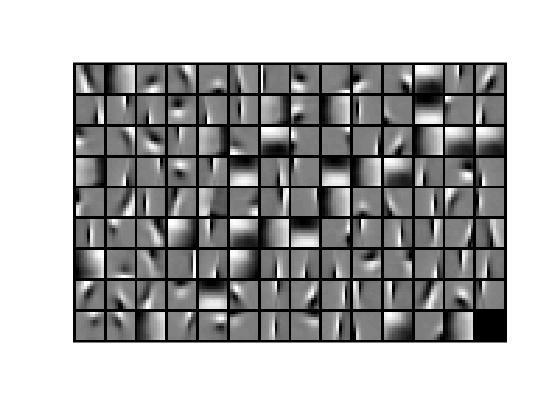
%> input picture TestAndPrint/h125_i700.bmp, 560 x 420 px
$ octave --eval "result = getROI(imread('../TestAndPrint/h125_i700.bmp'));"   (GNU Octave 9; MATLAB toolbox functions it lacks are replaced by stand-ins)
%> lines starting %> are read from the running program, lines starting %| are printed output that depends on the picture; in (x1, y1, x2, y2) boxes, pixels count from 0 and x2, y2 are one past the last pixel; in counts of white or black regions, pixels touching at a corner belong together; the program's own positions count from 1
function [ roiimg ] = getROI( img )
%GETROI getROI of the picture
%   Detailed explanation goes here
[height,width] = size(img);
%> height = 420; width = 1680
if (size(img,3)==3)
    img = rgb2gray(img);
end
edgeimg = edge(img,'roberts');
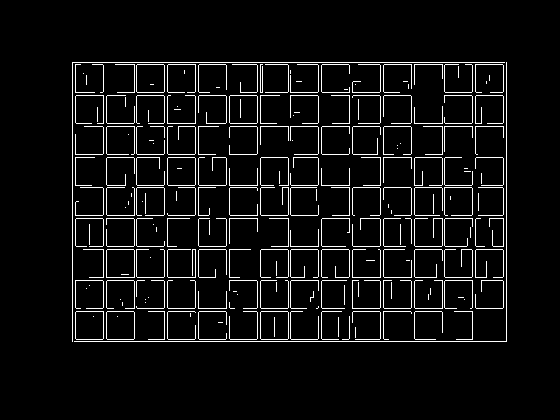
%> edgeimg: size 420x560 logical; 5.8% white in thin lines or dots, all inside (x1, y1, x2, y2) = (72, 62, 507, 342)
%figure,imshow(edgeimg);
maxLength = zeros(1,2);
for i = 1 : height/2
    tmp = find(edgeimg(i,:)==1);
    if(tmp > 0) maxLength(1) = i,break;
   % length(tmp)
    end
end
%> after the loop, maxLength = [63 0]
for i = height:-1:fix(height/2+1)
    tmp = find(edgeimg(i,:)==1)
    if(tmp > 0) maxLength(2) = i,break;
   % length(tmp)
    end
end
%> after the loop, maxLength = [63 342]
%> (the run ends here)
